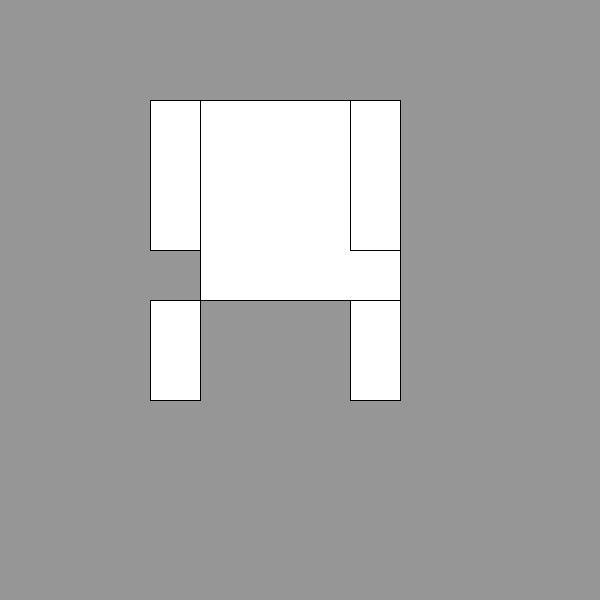
Frame 1 (no input)
Frame 60 (the mouse pressed at the canvas centre just before this capture): identical to frame 1, image omitted
Frame 120 (the mouse held since frame 60 and released just before this capture): identical to frame 1, image omitted

The Processing sketch that drew this single still picture (run headless with seeded random() and noise(); from frame 60 on, the mouse is pressed at the canvas centre):

// Processing sketch: function_week2
// ── function_week2.pde

void setup() {
  size(600, 600);
  
}

void draw() {

  background(150);
  drawRobot(200,100);
}


void drawRobot(int x, int y) {
  int robotPosX = x;
  int robotPosY = y;

  rect(robotPosX, robotPosY, 200, 200);

  fill(255);
  // draw two rectangles for the legs
  //200, 100
  rect(robotPosX-50, robotPosY+200, 50, 100);
  rect(robotPosX+150, robotPosY+200, 50, 100);

  // draw two rectangles for the arms
  rect(robotPosX-50, robotPosY, 50, 150);
  rect(robotPosX+150, robotPosY, 50, 150);
}
